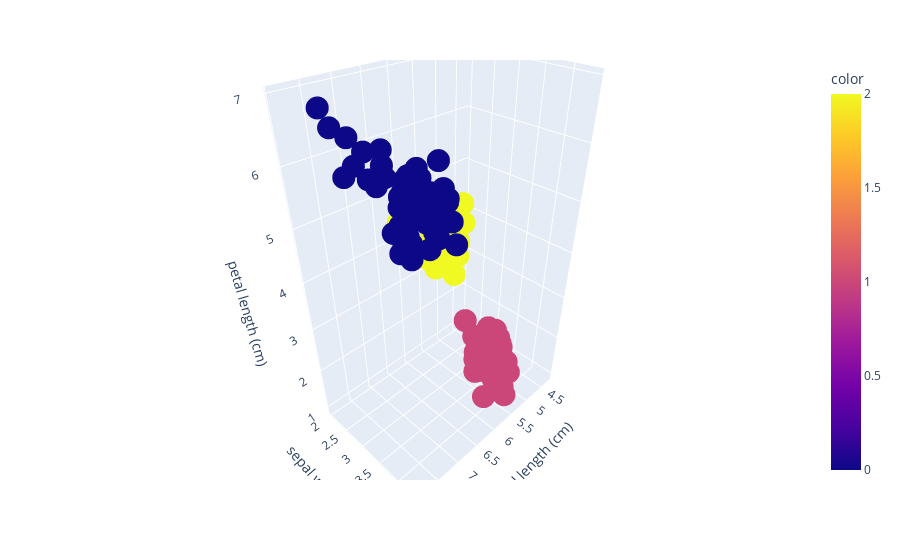

Notebook code cell kept with this figure:
### Code cell
fig = px.scatter_3d(iris_df,x = 'sepal length (cm)',y = 'sepal width (cm)' ,z = 'petal length (cm)' ,color = model_IRIS_5.labels_)
fig.show()

### Figure 1 — Plotly figure (JSON) as saved in the notebook; plotly's stock layout.template omitted (floating-point values rounded to 4 significant figures; data arrays with more than 128 entries replaced by an {"elided": "..."} marker saying what was removed)
{"data": [{"hovertemplate": "sepal length (cm)=%{x}<br>sepal width (cm)=%{y}<br>petal length (cm)=%{z}<br>color=%{marker.color}<extra></extra>", "legendgroup": "", "marker": {"color": {"elided": "150 int values"}, "coloraxis": "coloraxis", "symbol": "circle"}, "mode": "markers", "name": "", "scene": "scene", "showlegend": false, "type": "scatter3d", "x": {"elided": "150 float values"}, "y": {"elided": "150 float values"}, "z": {"elided": "150 float values"}}], "layout": {"coloraxis": {"colorbar": {"title": {"text": "color"}}, "colorscale": [[0, "#0d0887"], [0.1111, "#46039f"], [0.2222, "#7201a8"], [0.3333, "#9c179e"], [0.4444, "#bd3786"], [0.5556, "#d8576b"], [0.6667, "#ed7953"], [0.7778, "#fb9f3a"], [0.8889, "#fdca26"], [1, "#f0f921"]]}, "legend": {"tracegroupgap": 0}, "margin": {"t": 60}, "scene": {"domain": {"x": [0, 1], "y": [0, 1]}, "xaxis": {"title": {"text": "sepal length (cm)"}}, "yaxis": {"title": {"text": "sepal width (cm)"}}, "zaxis": {"title": {"text": "petal length (cm)"}}}}}
